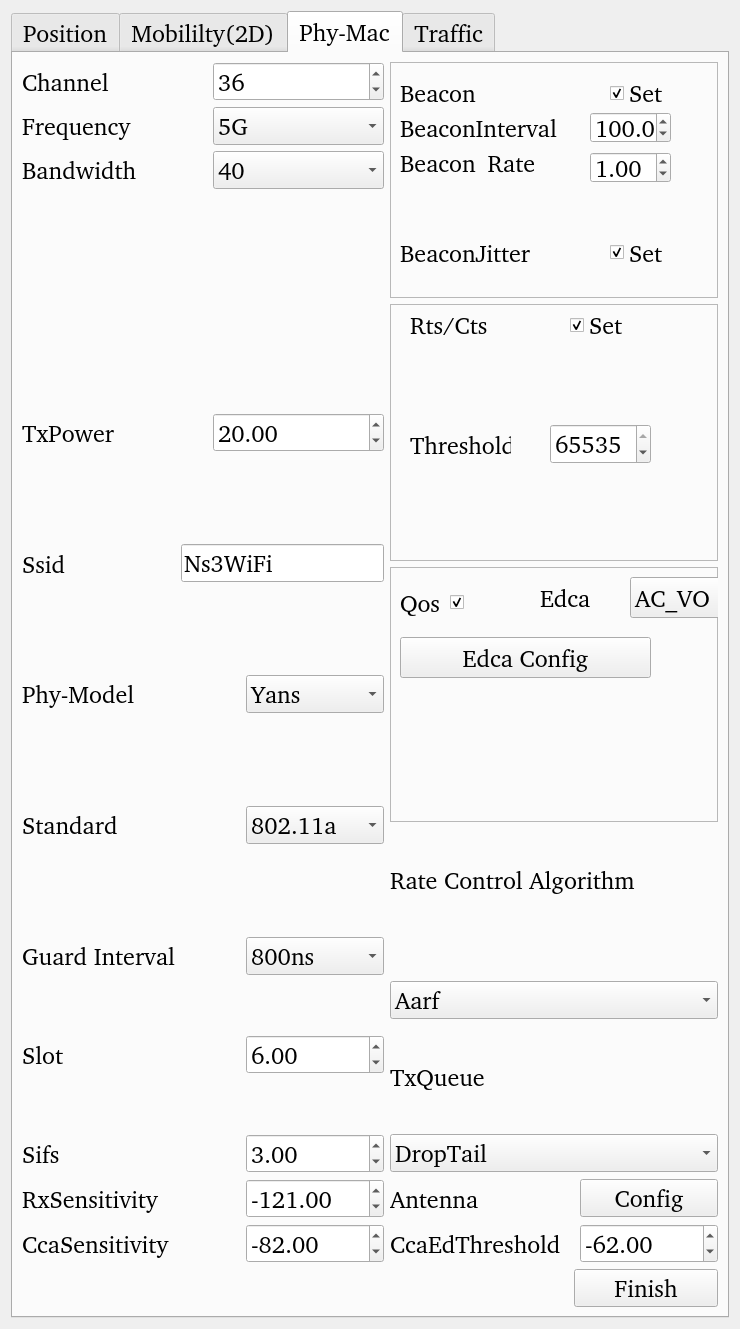
<?xml version="1.0" encoding="UTF-8"?>
<ui version="4.0">
 <class>Ap_config</class>
 <widget class="QWidget" name="Ap_config">
  <property name="geometry">
   <rect>
    <x>0</x>
    <y>0</y>
    <width>740</width>
    <height>1329</height>
   </rect>
  </property>
  <property name="windowTitle">
   <string>Form</string>
  </property>
  <layout class="QGridLayout" name="gridLayout_3">
   <item row="0" column="0">
    <widget class="QTabWidget" name="tabWidget">
     <property name="font">
      <font>
       <family>Nimbus Sans [UKWN]</family>
       <pointsize>18</pointsize>
       <italic>false</italic>
       <bold>false</bold>
      </font>
     </property>
     <property name="currentIndex">
      <number>2</number>
     </property>
     <property name="documentMode">
      <bool>false</bool>
     </property>
     <property name="tabsClosable">
      <bool>false</bool>
     </property>
     <property name="tabBarAutoHide">
      <bool>false</bool>
     </property>
     <widget class="QWidget" name="tab">
      <attribute name="title">
       <string>Position</string>
      </attribute>
      <layout class="QGridLayout" name="gridLayout_4">
       <item row="0" column="0">
        <widget class="QCheckBox" name="checkBox_4">
         <property name="font">
          <font>
           <family>Nimbus Sans [UKWN]</family>
           <pointsize>14</pointsize>
           <italic>false</italic>
           <bold>false</bold>
          </font>
         </property>
         <property name="text">
          <string>Random Position</string>
         </property>
         <property name="checked">
          <bool>true</bool>
         </property>
        </widget>
       </item>
       <item row="1" column="0">
        <widget class="QGroupBox" name="groupBox">
         <property name="font">
          <font>
           <family>Nimbus Sans [UKWN]</family>
           <pointsize>14</pointsize>
           <italic>false</italic>
           <bold>false</bold>
          </font>
         </property>
         <property name="title">
          <string>(X)</string>
         </property>
         <widget class="QDoubleSpinBox" name="doubleSpinBox">
          <property name="geometry">
           <rect>
            <x>10</x>
            <y>30</y>
            <width>161</width>
            <height>61</height>
           </rect>
          </property>
         </widget>
        </widget>
       </item>
       <item row="2" column="0">
        <widget class="QGroupBox" name="groupBox_2">
         <property name="font">
          <font>
           <family>Nimbus Sans [UKWN]</family>
           <pointsize>14</pointsize>
           <italic>false</italic>
           <bold>false</bold>
          </font>
         </property>
         <property name="title">
          <string>(Y)</string>
         </property>
         <widget class="QDoubleSpinBox" name="doubleSpinBox_2">
          <property name="geometry">
           <rect>
            <x>10</x>
            <y>30</y>
            <width>161</width>
            <height>61</height>
           </rect>
          </property>
         </widget>
        </widget>
       </item>
       <item row="3" column="0">
        <widget class="QGroupBox" name="groupBox_3">
         <property name="font">
          <font>
           <family>Nimbus Sans [UKWN]</family>
           <pointsize>14</pointsize>
           <italic>false</italic>
           <bold>false</bold>
          </font>
         </property>
         <property name="title">
          <string>(Z)</string>
         </property>
         <widget class="QDoubleSpinBox" name="doubleSpinBox_3">
          <property name="geometry">
           <rect>
            <x>10</x>
            <y>30</y>
            <width>161</width>
            <height>61</height>
           </rect>
          </property>
         </widget>
        </widget>
       </item>
       <item row="4" column="0">
        <widget class="QPushButton" name="pushButton">
         <property name="minimumSize">
          <size>
           <width>0</width>
           <height>40</height>
          </size>
         </property>
         <property name="font">
          <font>
           <family>Nimbus Sans [UKWN]</family>
           <pointsize>14</pointsize>
           <italic>false</italic>
           <bold>false</bold>
          </font>
         </property>
         <property name="text">
          <string>Finish</string>
         </property>
        </widget>
       </item>
      </layout>
     </widget>
     <widget class="QWidget" name="tab_2">
      <attribute name="title">
       <string>Mobililty(2D)</string>
      </attribute>
      <layout class="QGridLayout" name="gridLayout_5">
       <item row="0" column="0">
        <widget class="QCheckBox" name="checkBox_3">
         <property name="font">
          <font>
           <family>Nimbus Sans [UKWN]</family>
           <pointsize>14</pointsize>
           <italic>false</italic>
           <bold>true</bold>
          </font>
         </property>
         <property name="text">
          <string>Mobility</string>
         </property>
        </widget>
       </item>
       <item row="1" column="0">
        <widget class="QComboBox" name="comboBox">
         <item>
          <property name="text">
           <string>Random Mobility Model</string>
          </property>
         </item>
         <item>
          <property name="text">
           <string>Draw the Route Manually</string>
          </property>
         </item>
        </widget>
       </item>
       <item row="2" column="0">
        <widget class="QWidget" name="widget" native="true">
         <layout class="QVBoxLayout" name="verticalLayout_4">
          <item>
           <widget class="QLabel" name="label">
            <property name="font">
             <font>
              <family>Nimbus Sans [UKWN]</family>
              <pointsize>18</pointsize>
              <italic>false</italic>
              <bold>true</bold>
             </font>
            </property>
            <property name="text">
             <string>Boundaries</string>
            </property>
           </widget>
          </item>
          <item>
           <widget class="QLabel" name="label_2">
            <property name="font">
             <font>
              <family>Nimbus Sans [UKWN]</family>
              <pointsize>18</pointsize>
              <italic>false</italic>
              <bold>true</bold>
             </font>
            </property>
            <property name="text">
             <string>minX</string>
            </property>
           </widget>
          </item>
          <item>
           <widget class="QDoubleSpinBox" name="doubleSpinBox_14"/>
          </item>
          <item>
           <widget class="QLabel" name="label_5">
            <property name="font">
             <font>
              <family>Nimbus Sans [UKWN]</family>
              <pointsize>18</pointsize>
              <italic>false</italic>
              <bold>true</bold>
             </font>
            </property>
            <property name="text">
             <string>maxX</string>
            </property>
           </widget>
          </item>
          <item>
           <widget class="QDoubleSpinBox" name="doubleSpinBox_15"/>
          </item>
          <item>
           <widget class="QLabel" name="label_3">
            <property name="font">
             <font>
              <family>Nimbus Sans [UKWN]</family>
              <pointsize>18</pointsize>
              <italic>false</italic>
              <bold>true</bold>
             </font>
            </property>
            <property name="text">
             <string>minY</string>
            </property>
           </widget>
          </item>
          <item>
           <widget class="QDoubleSpinBox" name="doubleSpinBox_16"/>
          </item>
          <item>
           <widget class="QLabel" name="label_4">
            <property name="font">
             <font>
              <family>Nimbus Sans [UKWN]</family>
              <pointsize>18</pointsize>
              <italic>false</italic>
              <bold>true</bold>
             </font>
            </property>
            <property name="text">
             <string>maxY</string>
            </property>
           </widget>
          </item>
          <item>
           <widget class="QDoubleSpinBox" name="doubleSpinBox_17"/>
          </item>
          <item>
           <widget class="QWidget" name="widget_2" native="true"/>
          </item>
          <item>
           <widget class="QLabel" name="label_6">
            <property name="font">
             <font>
              <family>Nimbus Sans [UKWN]</family>
              <pointsize>18</pointsize>
              <italic>false</italic>
              <bold>true</bold>
             </font>
            </property>
            <property name="text">
             <string>Mode</string>
            </property>
           </widget>
          </item>
          <item>
           <widget class="QComboBox" name="comboBox_2">
            <item>
             <property name="text">
              <string>Time</string>
             </property>
            </item>
            <item>
             <property name="text">
              <string>Distance</string>
             </property>
            </item>
           </widget>
          </item>
          <item>
           <widget class="QWidget" name="widget_3" native="true"/>
          </item>
          <item>
           <widget class="QLabel" name="label_7">
            <property name="font">
             <font>
              <family>Nimbus Sans [UKWN]</family>
              <pointsize>14</pointsize>
              <italic>false</italic>
              <bold>true</bold>
             </font>
            </property>
            <property name="text">
             <string>(s)</string>
            </property>
           </widget>
          </item>
          <item>
           <widget class="QDoubleSpinBox" name="doubleSpinBox_4">
            <property name="value">
             <double>2.000000000000000</double>
            </property>
           </widget>
          </item>
          <item>
           <widget class="QLabel" name="label_8">
            <property name="font">
             <font>
              <family>Nimbus Sans [UKWN]</family>
              <pointsize>14</pointsize>
              <italic>false</italic>
              <bold>true</bold>
             </font>
            </property>
            <property name="text">
             <string>(m)</string>
            </property>
           </widget>
          </item>
          <item>
           <widget class="QDoubleSpinBox" name="doubleSpinBox_5">
            <property name="value">
             <double>2.000000000000000</double>
            </property>
           </widget>
          </item>
          <item>
           <widget class="QLabel" name="label_25">
            <property name="font">
             <font>
              <family>Nimbus Sans [UKWN]</family>
              <pointsize>18</pointsize>
              <italic>false</italic>
              <bold>true</bold>
             </font>
            </property>
            <property name="text">
             <string>Velocity</string>
            </property>
           </widget>
          </item>
          <item>
           <widget class="QDoubleSpinBox" name="doubleSpinBox_18">
            <property name="value">
             <double>1.000000000000000</double>
            </property>
           </widget>
          </item>
          <item>
           <widget class="QPushButton" name="pushButton_4">
            <property name="minimumSize">
             <size>
              <width>0</width>
              <height>40</height>
             </size>
            </property>
            <property name="font">
             <font>
              <family>Nimbus Sans [UKWN]</family>
              <pointsize>14</pointsize>
              <italic>false</italic>
              <bold>true</bold>
             </font>
            </property>
            <property name="text">
             <string>Finish</string>
            </property>
           </widget>
          </item>
         </layout>
        </widget>
       </item>
      </layout>
     </widget>
     <widget class="QWidget" name="tab_3">
      <attribute name="title">
       <string>Phy-Mac</string>
      </attribute>
      <layout class="QGridLayout" name="gridLayout">
       <item row="14" column="3">
        <widget class="QDoubleSpinBox" name="doubleSpinBox_8">
         <property name="value">
          <double>3.000000000000000</double>
         </property>
        </widget>
       </item>
       <item row="0" column="2" colspan="2">
        <widget class="QSpinBox" name="spinBox">
         <property name="value">
          <number>36</number>
         </property>
        </widget>
       </item>
       <item row="9" column="0" rowspan="2" colspan="2">
        <widget class="QLabel" name="label_15">
         <property name="text">
          <string>Standard</string>
         </property>
        </widget>
       </item>
       <item row="16" column="3">
        <widget class="QDoubleSpinBox" name="doubleSpinBox_11">
         <property name="minimum">
          <double>-65535.000000000000000</double>
         </property>
         <property name="maximum">
          <double>65535.989999999997963</double>
         </property>
         <property name="value">
          <double>-82.000000000000000</double>
         </property>
        </widget>
       </item>
       <item row="12" column="4" colspan="3">
        <widget class="QComboBox" name="comboBox_7">
         <item>
          <property name="text">
           <string>Aarf</string>
          </property>
         </item>
         <item>
          <property name="text">
           <string>Amrr</string>
          </property>
         </item>
         <item>
          <property name="text">
           <string>Arf</string>
          </property>
         </item>
         <item>
          <property name="text">
           <string>Cara</string>
          </property>
         </item>
         <item>
          <property name="text">
           <string>Onoe</string>
          </property>
         </item>
         <item>
          <property name="text">
           <string>Rraa</string>
          </property>
         </item>
         <item>
          <property name="text">
           <string>Minstrel</string>
          </property>
         </item>
         <item>
          <property name="text">
           <string>Ideal</string>
          </property>
         </item>
         <item>
          <property name="text">
           <string>Constant</string>
          </property>
         </item>
         <item>
          <property name="text">
           <string>ThomsonSampling</string>
          </property>
         </item>
         <item>
          <property name="text">
           <string>MinstrelHt</string>
          </property>
         </item>
        </widget>
       </item>
       <item row="0" column="0">
        <widget class="QLabel" name="label_9">
         <property name="text">
          <string>Channel</string>
         </property>
        </widget>
       </item>
       <item row="12" column="3" rowspan="2">
        <widget class="QDoubleSpinBox" name="doubleSpinBox_7">
         <property name="value">
          <double>6.000000000000000</double>
         </property>
        </widget>
       </item>
       <item row="6" column="0" rowspan="2">
        <widget class="QLabel" name="label_13">
         <property name="text">
          <string>Ssid</string>
         </property>
        </widget>
       </item>
       <item row="14" column="4" colspan="3">
        <widget class="QComboBox" name="comboBox_8">
         <item>
          <property name="text">
           <string>DropTail</string>
          </property>
         </item>
         <item>
          <property name="text">
           <string>Red</string>
          </property>
         </item>
         <item>
          <property name="text">
           <string>CoDel</string>
          </property>
         </item>
         <item>
          <property name="text">
           <string>FqCoDel</string>
          </property>
         </item>
         <item>
          <property name="text">
           <string>PfifoFast</string>
          </property>
         </item>
        </widget>
       </item>
       <item row="8" column="3">
        <widget class="QComboBox" name="comboBox_4">
         <item>
          <property name="text">
           <string>Yans</string>
          </property>
         </item>
         <item>
          <property name="text">
           <string>Spectrum</string>
          </property>
         </item>
        </widget>
       </item>
       <item row="5" column="2" colspan="2">
        <widget class="QDoubleSpinBox" name="doubleSpinBox_6">
         <property name="value">
          <double>20.000000000000000</double>
         </property>
        </widget>
       </item>
       <item row="11" column="0">
        <widget class="QLabel" name="label_48">
         <property name="text">
          <string>Guard Interval</string>
         </property>
        </widget>
       </item>
       <item row="1" column="2" colspan="2">
        <widget class="QComboBox" name="comboBox_3">
         <item>
          <property name="text">
           <string>5G</string>
          </property>
         </item>
         <item>
          <property name="text">
           <string>2.4G</string>
          </property>
         </item>
        </widget>
       </item>
       <item row="6" column="1" rowspan="2" colspan="3">
        <widget class="QLineEdit" name="lineEdit">
         <property name="text">
          <string>Ns3WiFi</string>
         </property>
        </widget>
       </item>
       <item row="16" column="4">
        <widget class="QLabel" name="label_19">
         <property name="text">
          <string>CcaEdThreshold </string>
         </property>
        </widget>
       </item>
       <item row="12" column="0" rowspan="2">
        <widget class="QLabel" name="label_16">
         <property name="text">
          <string>Slot</string>
         </property>
        </widget>
       </item>
       <item row="9" column="3" rowspan="2">
        <widget class="QComboBox" name="comboBox_5">
         <property name="currentText">
          <string>802.11a</string>
         </property>
         <item>
          <property name="text">
           <string>802.11a</string>
          </property>
         </item>
         <item>
          <property name="text">
           <string>802.11b</string>
          </property>
         </item>
         <item>
          <property name="text">
           <string>802.11g</string>
          </property>
         </item>
         <item>
          <property name="text">
           <string>802.11n</string>
          </property>
         </item>
         <item>
          <property name="text">
           <string>802.11ac</string>
          </property>
         </item>
         <item>
          <property name="text">
           <string>802.11ax</string>
          </property>
         </item>
        </widget>
       </item>
       <item row="15" column="6">
        <widget class="QPushButton" name="pushButton_9">
         <property name="text">
          <string>Config</string>
         </property>
        </widget>
       </item>
       <item row="0" column="4" rowspan="4" colspan="3">
        <widget class="QFrame" name="frame">
         <property name="frameShape">
          <enum>QFrame::Shape::StyledPanel</enum>
         </property>
         <property name="frameShadow">
          <enum>QFrame::Shadow::Raised</enum>
         </property>
         <widget class="QLabel" name="label_21">
          <property name="geometry">
           <rect>
            <x>10</x>
            <y>20</y>
            <width>101</width>
            <height>21</height>
           </rect>
          </property>
          <property name="text">
           <string>Beacon</string>
          </property>
         </widget>
         <widget class="QCheckBox" name="checkBox">
          <property name="geometry">
           <rect>
            <x>220</x>
            <y>20</y>
            <width>81</width>
            <height>22</height>
           </rect>
          </property>
          <property name="text">
           <string>Set</string>
          </property>
          <property name="checked">
           <bool>true</bool>
          </property>
         </widget>
         <widget class="QLabel" name="label_22">
          <property name="geometry">
           <rect>
            <x>10</x>
            <y>50</y>
            <width>171</width>
            <height>31</height>
           </rect>
          </property>
          <property name="text">
           <string>BeaconInterval</string>
          </property>
         </widget>
         <widget class="QDoubleSpinBox" name="doubleSpinBox_12">
          <property name="geometry">
           <rect>
            <x>200</x>
            <y>50</y>
            <width>81</width>
            <height>31</height>
           </rect>
          </property>
          <property name="maximum">
           <double>65535.989999999997963</double>
          </property>
          <property name="value">
           <double>100.000000000000000</double>
          </property>
         </widget>
         <widget class="QLabel" name="label_23">
          <property name="geometry">
           <rect>
            <x>10</x>
            <y>90</y>
            <width>151</width>
            <height>21</height>
           </rect>
          </property>
          <property name="text">
           <string>Beacon_Rate</string>
          </property>
         </widget>
         <widget class="QDoubleSpinBox" name="doubleSpinBox_13">
          <property name="geometry">
           <rect>
            <x>200</x>
            <y>90</y>
            <width>81</width>
            <height>31</height>
           </rect>
          </property>
          <property name="value">
           <double>1.000000000000000</double>
          </property>
         </widget>
         <widget class="QLabel" name="label_24">
          <property name="geometry">
           <rect>
            <x>10</x>
            <y>180</y>
            <width>151</width>
            <height>21</height>
           </rect>
          </property>
          <property name="text">
           <string>BeaconJitter</string>
          </property>
         </widget>
         <widget class="QCheckBox" name="checkBox_2">
          <property name="geometry">
           <rect>
            <x>220</x>
            <y>170</y>
            <width>61</width>
            <height>41</height>
           </rect>
          </property>
          <property name="text">
           <string>Set</string>
          </property>
          <property name="checked">
           <bool>true</bool>
          </property>
         </widget>
        </widget>
       </item>
       <item row="8" column="0" colspan="2">
        <widget class="QLabel" name="label_14">
         <property name="text">
          <string>Phy-Model</string>
         </property>
        </widget>
       </item>
       <item row="15" column="4">
        <widget class="QLabel" name="label_35">
         <property name="text">
          <string>Antenna</string>
         </property>
        </widget>
       </item>
       <item row="1" column="0" colspan="2">
        <widget class="QLabel" name="label_10">
         <property name="text">
          <string>Frequency</string>
         </property>
        </widget>
       </item>
       <item row="4" column="4" rowspan="3" colspan="3">
        <widget class="QFrame" name="frame_2">
         <property name="frameShape">
          <enum>QFrame::Shape::StyledPanel</enum>
         </property>
         <property name="frameShadow">
          <enum>QFrame::Shadow::Raised</enum>
         </property>
         <widget class="QLabel" name="label_29">
          <property name="geometry">
           <rect>
            <x>20</x>
            <y>10</y>
            <width>91</width>
            <height>21</height>
           </rect>
          </property>
          <property name="text">
           <string>Rts/Cts</string>
          </property>
         </widget>
         <widget class="QCheckBox" name="checkBox_5">
          <property name="geometry">
           <rect>
            <x>180</x>
            <y>10</y>
            <width>81</width>
            <height>22</height>
           </rect>
          </property>
          <property name="text">
           <string>Set</string>
          </property>
          <property name="checked">
           <bool>true</bool>
          </property>
         </widget>
         <widget class="QLabel" name="label_30">
          <property name="geometry">
           <rect>
            <x>20</x>
            <y>120</y>
            <width>101</width>
            <height>41</height>
           </rect>
          </property>
          <property name="text">
           <string>Threshold</string>
          </property>
         </widget>
         <widget class="QSpinBox" name="spinBox_3">
          <property name="geometry">
           <rect>
            <x>160</x>
            <y>120</y>
            <width>101</width>
            <height>40</height>
           </rect>
          </property>
          <property name="minimumSize">
           <size>
            <width>0</width>
            <height>40</height>
           </size>
          </property>
          <property name="maximum">
           <number>65535</number>
          </property>
          <property name="value">
           <number>65535</number>
          </property>
         </widget>
        </widget>
       </item>
       <item row="15" column="3">
        <widget class="QDoubleSpinBox" name="doubleSpinBox_9">
         <property name="minimum">
          <double>-65535.000000000000000</double>
         </property>
         <property name="maximum">
          <double>65535.989999999997963</double>
         </property>
         <property name="singleStep">
          <double>1.000000000000000</double>
         </property>
         <property name="value">
          <double>-121.000000000000000</double>
         </property>
        </widget>
       </item>
       <item row="16" column="6">
        <widget class="QDoubleSpinBox" name="doubleSpinBox_10">
         <property name="minimum">
          <double>-65535.000000000000000</double>
         </property>
         <property name="maximum">
          <double>65535.989999999997963</double>
         </property>
         <property name="value">
          <double>-62.000000000000000</double>
         </property>
        </widget>
       </item>
       <item row="17" column="5" colspan="2">
        <widget class="QPushButton" name="pushButton_6">
         <property name="text">
          <string>Finish</string>
         </property>
        </widget>
       </item>
       <item row="13" column="4" colspan="2">
        <widget class="QLabel" name="label_34">
         <property name="text">
          <string>TxQueue</string>
         </property>
        </widget>
       </item>
       <item row="11" column="3">
        <widget class="QComboBox" name="comboBox_15">
         <property name="currentIndex">
          <number>1</number>
         </property>
         <item>
          <property name="text">
           <string>400ns</string>
          </property>
         </item>
         <item>
          <property name="text">
           <string>800ns</string>
          </property>
         </item>
         <item>
          <property name="text">
           <string>1600ns</string>
          </property>
         </item>
         <item>
          <property name="text">
           <string>3200ns</string>
          </property>
         </item>
        </widget>
       </item>
       <item row="14" column="0">
        <widget class="QLabel" name="label_17">
         <property name="text">
          <string>Sifs</string>
         </property>
        </widget>
       </item>
       <item row="7" column="4" rowspan="3" colspan="3">
        <widget class="QFrame" name="frame_3">
         <property name="frameShape">
          <enum>QFrame::Shape::StyledPanel</enum>
         </property>
         <property name="frameShadow">
          <enum>QFrame::Shadow::Raised</enum>
         </property>
         <widget class="QLabel" name="label_31">
          <property name="geometry">
           <rect>
            <x>10</x>
            <y>20</y>
            <width>41</width>
            <height>31</height>
           </rect>
          </property>
          <property name="text">
           <string>Qos</string>
          </property>
         </widget>
         <widget class="QCheckBox" name="checkBox_6">
          <property name="geometry">
           <rect>
            <x>60</x>
            <y>20</y>
            <width>21</width>
            <height>31</height>
           </rect>
          </property>
          <property name="text">
           <string/>
          </property>
          <property name="checked">
           <bool>true</bool>
          </property>
         </widget>
         <widget class="QLabel" name="label_32">
          <property name="geometry">
           <rect>
            <x>150</x>
            <y>10</y>
            <width>71</width>
            <height>41</height>
           </rect>
          </property>
          <property name="text">
           <string>Edca</string>
          </property>
         </widget>
         <widget class="QComboBox" name="comboBox_6">
          <property name="geometry">
           <rect>
            <x>240</x>
            <y>10</y>
            <width>111</width>
            <height>41</height>
           </rect>
          </property>
          <item>
           <property name="text">
            <string>AC_VO</string>
           </property>
          </item>
          <item>
           <property name="text">
            <string>AC_VI</string>
           </property>
          </item>
          <item>
           <property name="text">
            <string>AC_BE</string>
           </property>
          </item>
          <item>
           <property name="text">
            <string>AC_BK</string>
           </property>
          </item>
         </widget>
         <widget class="QPushButton" name="pushButton_8">
          <property name="geometry">
           <rect>
            <x>10</x>
            <y>70</y>
            <width>251</width>
            <height>41</height>
           </rect>
          </property>
          <property name="text">
           <string>Edca Config</string>
          </property>
         </widget>
        </widget>
       </item>
       <item row="5" column="0">
        <widget class="QLabel" name="label_12">
         <property name="text">
          <string>TxPower</string>
         </property>
        </widget>
       </item>
       <item row="15" column="0" colspan="3">
        <widget class="QLabel" name="label_18">
         <property name="text">
          <string>RxSensitivity  </string>
         </property>
        </widget>
       </item>
       <item row="16" column="0" colspan="3">
        <widget class="QLabel" name="label_20">
         <property name="text">
          <string>CcaSensitivity </string>
         </property>
        </widget>
       </item>
       <item row="10" column="4" colspan="3">
        <widget class="QLabel" name="label_33">
         <property name="text">
          <string>Rate Control Algorithm</string>
         </property>
        </widget>
       </item>
       <item row="2" column="0">
        <widget class="QLabel" name="label_11">
         <property name="text">
          <string>Bandwidth</string>
         </property>
        </widget>
       </item>
       <item row="2" column="2" colspan="2">
        <widget class="QComboBox" name="comboBox_16">
         <property name="currentIndex">
          <number>1</number>
         </property>
         <item>
          <property name="text">
           <string>20</string>
          </property>
         </item>
         <item>
          <property name="text">
           <string>40</string>
          </property>
         </item>
         <item>
          <property name="text">
           <string>80</string>
          </property>
         </item>
         <item>
          <property name="text">
           <string>160</string>
          </property>
         </item>
        </widget>
       </item>
      </layout>
     </widget>
     <widget class="QWidget" name="tab_4">
      <attribute name="title">
       <string>Traffic</string>
      </attribute>
      <layout class="QGridLayout" name="gridLayout_2">
       <item row="11" column="1" rowspan="2">
        <widget class="QPushButton" name="pushButton_7">
         <property name="text">
          <string>Finish Setting</string>
         </property>
        </widget>
       </item>
       <item row="3" column="0">
        <widget class="QPushButton" name="pushButton_3">
         <property name="text">
          <string>Delete</string>
         </property>
        </widget>
       </item>
       <item row="3" column="1">
        <widget class="QPushButton" name="pushButton_2">
         <property name="text">
          <string>Add Traffic</string>
         </property>
        </widget>
       </item>
       <item row="1" column="0" colspan="2">
        <widget class="QTableWidget" name="tableWidget">
         <property name="minimumSize">
          <size>
           <width>0</width>
           <height>220</height>
          </size>
         </property>
         <property name="baseSize">
          <size>
           <width>0</width>
           <height>80</height>
          </size>
         </property>
         <row/>
         <column>
          <property name="text">
           <string>FlowId</string>
          </property>
         </column>
         <column>
          <property name="text">
           <string>Start(s)</string>
          </property>
         </column>
         <column>
          <property name="text">
           <string>End(s)</string>
          </property>
         </column>
         <column>
          <property name="text">
           <string>Protocol</string>
          </property>
         </column>
         <column>
          <property name="text">
           <string>Destination</string>
          </property>
         </column>
         <column>
          <property name="text">
           <string>Application</string>
          </property>
          <property name="font">
           <font>
            <kerning>true</kerning>
           </font>
          </property>
         </column>
         <item row="0" column="0">
          <property name="text">
           <string/>
          </property>
         </item>
         <item row="0" column="1">
          <property name="text">
           <string/>
          </property>
         </item>
         <item row="0" column="2">
          <property name="text">
           <string/>
          </property>
         </item>
         <item row="0" column="3">
          <property name="text">
           <string/>
          </property>
         </item>
         <item row="0" column="4">
          <property name="text">
           <string/>
          </property>
         </item>
        </widget>
       </item>
      </layout>
     </widget>
    </widget>
   </item>
  </layout>
 </widget>
 <resources/>
 <connections/>
</ui>
